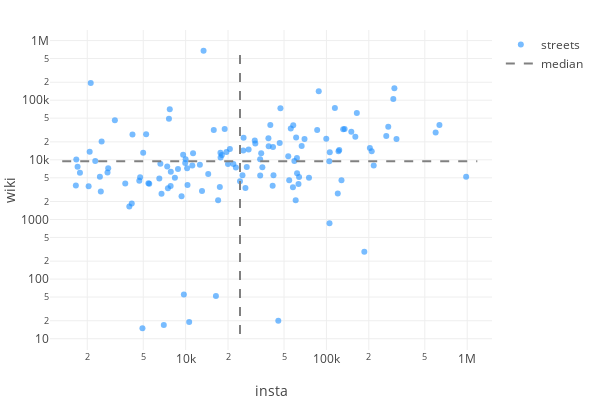

The cell this chart's notebook holds for it:
### Code cell
insta_wiki_scatter(city_data)

### Figure 1 — Plotly figure (JSON) as saved in the notebook; plotly's stock layout.template omitted (floating-point values rounded to 4 significant figures; data arrays with more than 128 entries replaced by an {"elided": "..."} marker saying what was removed)
{"data": [{"hoverinfo": "text", "marker": {"color": "dodgerblue", "opacity": 0.6}, "mode": "markers", "name": "streets", "showlegend": true, "text": {"elided": "129 str values"}, "textfont": {"color": "lightgrey", "size": 8}, "type": "scatter", "uid": "ea7f7cba-58aa-11e9-ae5c-3c15c2cf2370", "x": {"elided": "129 int values"}, "y": {"elided": "129 int values"}}, {"hoverinfo": "none", "line": {"color": "grey", "dash": "dash", "width": 2}, "mode": "lines", "name": "median", "showlegend": true, "type": "scatter", "uid": "ea7f7f98-58aa-11e9-89f6-3c15c2cf2370", "x": [1328, 1179000.0], "y": [9468, 9468]}, {"hoverinfo": "none", "line": {"color": "grey", "dash": "dash", "width": 2}, "mode": "lines", "showlegend": false, "type": "scatter", "uid": "ea7f80c2-58aa-11e9-9d5d-3c15c2cf2370", "x": [24326, 24326], "y": [12, 811400.0]}], "layout": {"height": 400, "hovermode": "closest", "margin": {"b": 50, "l": 50, "r": 30, "t": 30}, "width": 600, "xaxis": {"title": "insta", "type": "log"}, "yaxis": {"title": "wiki", "type": "log"}}}
